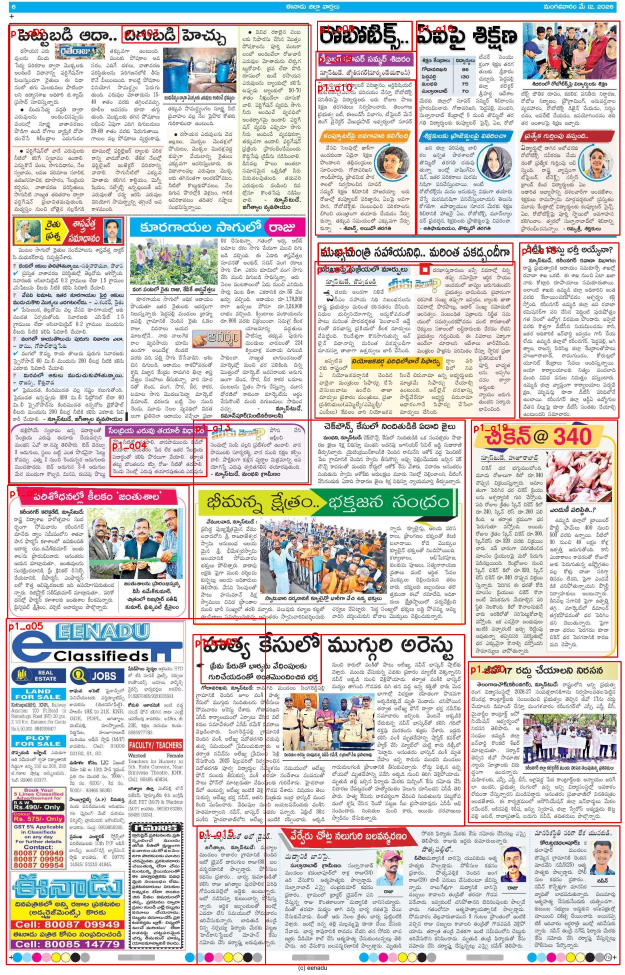
#> input picture gativani-extraction/samples/page_1_layout.jpg, 1250 x 1950 px (shown at 1/2 size)
$ python column_strips.py ../../samples/page_1_layout.jpg
#> lines starting #> are read from the running program, lines starting #| are printed output that depends on the picture; after the words box and inside, x2 and y2 are one past the last pixel; in counts of white or black regions, pixels touching at a corner belong together
#> in main, crop is the input picture: shape (1950, 1250, 3); mean B, G, R 205.5, 207.6, 213.1
#!/usr/bin/env python3
"""
column_strips.py — Option B: make layout the OCR's non-problem
==============================================================
Instead of asking Sarvam/Tesseract to understand a multi-column article,
cut the article into SINGLE-COLUMN strips and OCR them in reading order.
A single column is layout-trivial — any OCR reads it perfectly top-to-bottom.
Paragraph integrity at the seams is restored by reorder_sarvam.stitch rules.

Usage as a library:
    from column_strips import cut_strips, ocr_article_by_strips
    strips = cut_strips(article_crop)              # [(x0, img), ...] L->R
    paras  = ocr_article_by_strips(article_crop, ocr_fn)

ocr_fn signature: (numpy_image) -> str   (plug Sarvam, Tesseract, anything)

CLI demo (Tesseract):
    python column_strips.py article_crop.png
"""

from __future__ import annotations

import sys

import cv2
import numpy as np

from reorder_sarvam import ends_open, starts_open, join_lines, \
    BULLET_CHARS, DATELINE_RE

BULLET_CHARS = BULLET_CHARS + ("©", "*", "౦")


# ---------------------------------------------------------------------------
# Column detection inside ONE article crop
# ---------------------------------------------------------------------------

def _text_mask(crop: np.ndarray) -> np.ndarray:
    """Binarize to a text-ink mask, suppressing photos/solid graphics."""
    gray = cv2.cvtColor(crop, cv2.COLOR_BGR2GRAY) if crop.ndim == 3 else crop
    thr = cv2.adaptiveThreshold(gray, 255, cv2.ADAPTIVE_THRESH_MEAN_C,
                                cv2.THRESH_BINARY_INV, 25, 15)
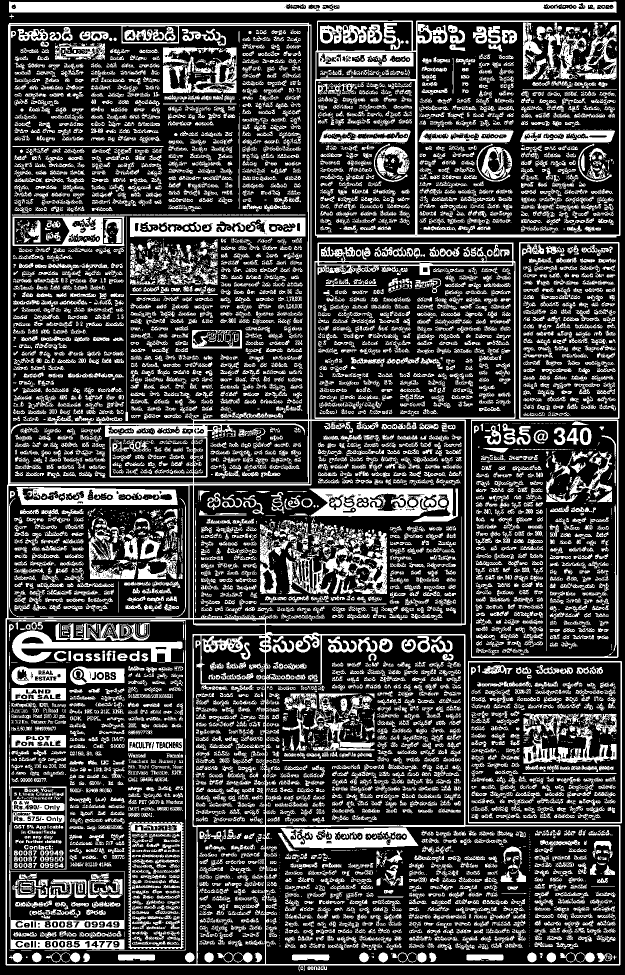
#> thr: shape (1950, 1250) (shown at 1/2 size); 27.4% white; 7885 white regions (2600 under 20 px), largest, box (x1, y1, x2, y2) and area: (11, 45, 1241, 1943) 52569, (18, 3, 1233, 26) 23993, (630, 41, 1241, 476) 12367
    # Photos/halftones form huge solid components — remove anything whose
    # bounding box is "fat" (both wide and tall) relative to text size.
    n, labels, stats, _ = cv2.connectedComponentsWithStats(thr, 8)
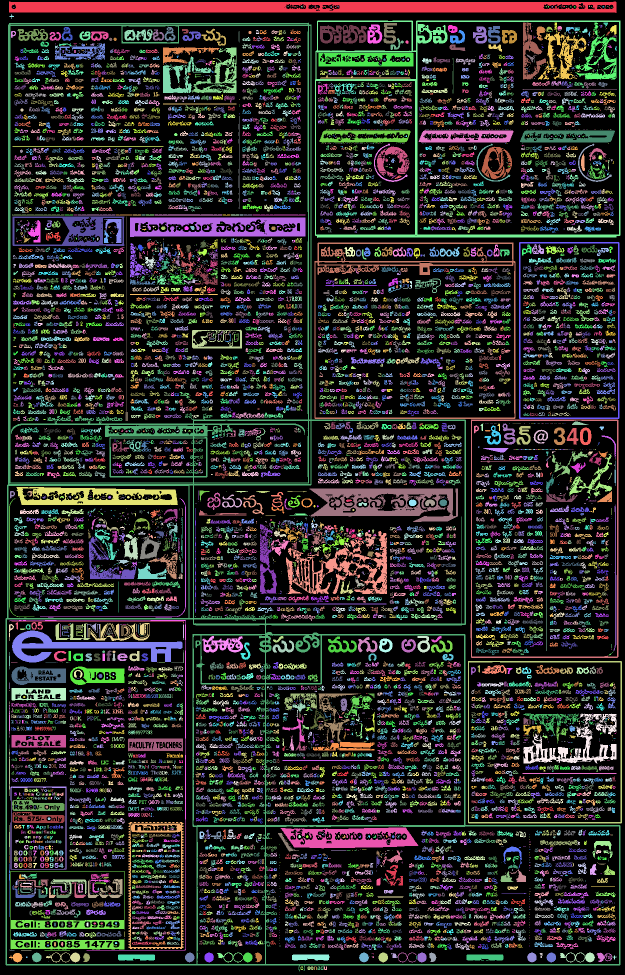
#> labels: shape (1950, 1250) int32 (shown at 1/2 size); 7886 distinct labels, from 0 to 7885; one colour per label, 0 black
#> n = 7886
    H, W = thr.shape
#> H = 1950; W = 1250
    for i in range(1, n):
        x, y, w, h, area = stats[i]
        if h > H * 0.12 and w > W * 0.12 and area > 0.4 * w * h:
            thr[labels == i] = 0
#> this loop made 7885 passes
#> (x, y, w, h, area) on passes 1, 29, 30: (18, 3, 1215, 23, 23993), (19, 28, 9, 9, 28), (630, 41, 611, 435, 12367)
    # Remove long ruling lines so gutters stay clean
    h_k = cv2.getStructuringElement(cv2.MORPH_RECT, (max(W // 8, 40), 1))
    v_k = cv2.getStructuringElement(cv2.MORPH_RECT, (1, max(H // 8, 40)))
#> v_k = 243 values from 1 to 1
    lines = cv2.add(cv2.morphologyEx(thr, cv2.MORPH_OPEN, h_k),
                    cv2.morphologyEx(thr, cv2.MORPH_OPEN, v_k))
#> lines: shape (1950, 1250); 5.2% white; 49 white regions, largest, box (x1, y1, x2, y2) and area: (11, 45, 1242, 1931) 42687, (19, 4, 1234, 25) 22715, (630, 41, 1242, 475) 10097
    return cv2.subtract(thr, lines)
#> returned value: shape (1950, 1250); 22.2% white; 8473 white regions (3022 under 20 px), largest, box (x1, y1, x2, y2) and area: (572, 1062, 774, 1188) 7840, (631, 977, 916, 1044) 6724, (1047, 1427, 1233, 1527) 5229


def find_column_bounds(crop: np.ndarray,
                       n_bands: int = 14,
                       min_gutter_frac: float = 0.008,
                       min_col_frac: float = 0.07) -> list[tuple[int, int]]:
    """Return [(x0, x1), ...] column intervals, left -> right.

    Band-median projection: split the article into n_bands horizontal bands,
    mark per-band x-coverage, take the MEDIAN across bands. A true gutter is
    empty in most bands; a photo or spanning headline pollutes only its own
    2-3 bands and cannot bridge the gutter in the median.
    """
    mask = _text_mask(crop)
    H, W = mask.shape
    bands = np.array_split(mask, n_bands, axis=0)
    pres = np.stack([(b.sum(axis=0) > 0).astype(np.float32) for b in bands])
    med = np.median(pres, axis=0)
    covered = med > 0.5

    min_gutter = max(int(W * min_gutter_frac), 4)
    bounds, x = [], 0
    while x < W:
        if covered[x]:
            x0 = x
            while x < W:
                if covered[x]:
                    x += 1
                else:                          # bridge dips narrower than a gutter
                    j = x
                    while j < W and not covered[j]:
                        j += 1
                    if j - x >= min_gutter:
                        break
                    x = j
            bounds.append((x0, x))
        else:
            x += 1
    bounds = [(a, b) for a, b in bounds if (b - a) > W * min_col_frac]
    return bounds if bounds else [(0, W)]


def _ink_runs(row_ink: np.ndarray) -> list[tuple[int, int]]:
    on = row_ink > row_ink.max() * 0.05 if row_ink.max() else row_ink > 0
    runs, i = [], 0
    while i < len(on):
        if on[i]:
            j = i
            while j < len(on) and on[j]:
                j += 1
            runs.append((i, j))
            i = j
        else:
            i += 1
    return runs


def split_display_headline(crop: np.ndarray):
    """Separate display-headline glyphs from the body.

    Returns (headline_img_or_None, body_img):
      - headline_img: tight crop around display glyphs (~2.2x median glyph
        height), regardless of where they sit — they need NOT span the page.
      - body_img: the crop with those glyph regions painted white, so strip
        cutting and strip OCR never see headline fragments.
    """
    mask = _text_mask(crop)
    H, W = mask.shape
#> H = 1950; W = 1250
    n, labels, stats, _ = cv2.connectedComponentsWithStats(mask, 8)
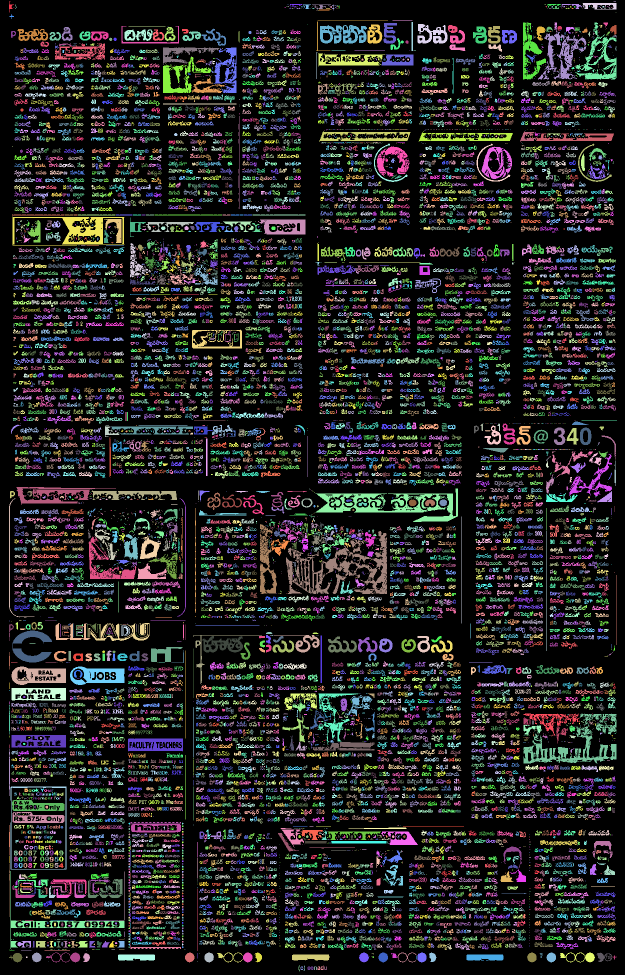
#> labels: shape (1950, 1250) int32 (shown at 1/2 size); 8474 distinct labels, from 0 to 8473; one colour per label, 0 black
#> n = 8474
    comps = [(i, x, y, w, h) for i, (x, y, w, h, a)
             in enumerate(stats[1:], start=1) if h > 6 and w > 3 and a > 20]
#> comps = 4815 items, first 6: (1, 18, 3, 10, 22), (4, 1165, 6, 68, 13), (7, 579, 8, 26, 7), (8, 607, 8, 15, 10), (9, 624, 9, 38, 9), (10, 664, 9, 5, 12)
    if len(comps) < 20:
        return None, crop
    med_h = sorted(c[4] for c in comps)[len(comps) // 2]
#> med_h = 9
    display = [c for c in comps if c[4] > med_h * 2.2 and c[4] < H * 0.2]
#> display = 240 items, first 6: (1, 18, 3, 10, 22), (71, 632, 41, 144, 61), (73, 823, 44, 4, 58), (74, 1046, 45, 46, 114), (76, 1149, 45, 84, 114), (78, 767, 46, 27, 41)
    if len(display) < 2:
        return None, crop

    body = crop.copy()
    white = 255 if body.ndim == 2 else (255, 255, 255)
#> white = (255, 255, 255)
    for _, x, y, w, h in display:
        cv2.rectangle(body, (x - 2, y - 2), (x + w + 2, y + h + 2), white, -1)
#> this loop made 240 passes
#> (x, y, w, h) on passes 1 to 3: (18, 3, 10, 22), (632, 41, 144, 61), (823, 44, 4, 58)
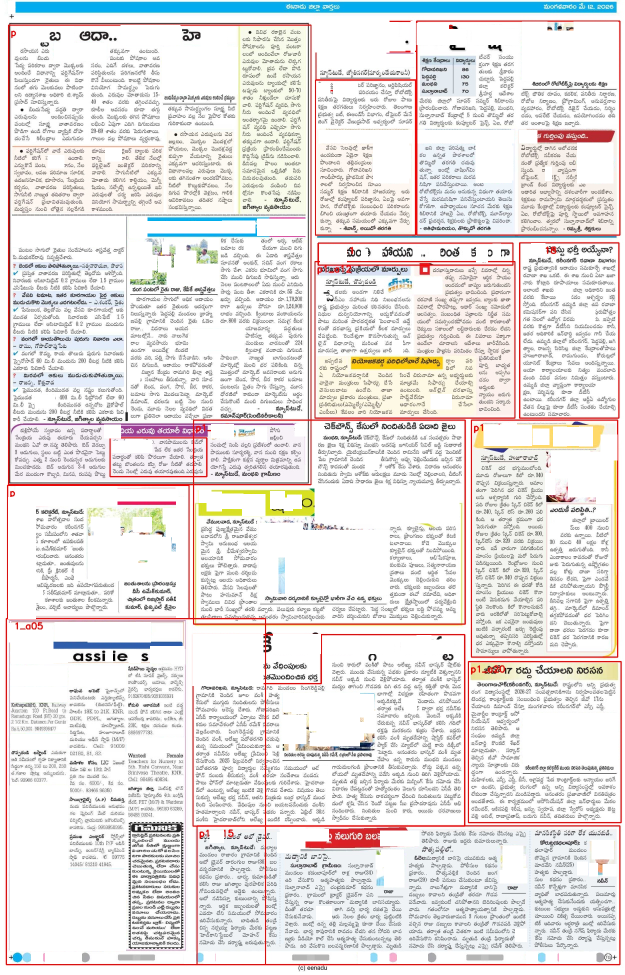
#> body: shape (1950, 1250, 3) (shown at 1/2 size); mean B, G, R 225.2, 226, 229.4

    x0 = max(min(c[1] for c in display) - 4, 0)
#> x0 = 14
    y0 = max(min(c[2] for c in display) - 4, 0)
#> y0 = 0
    x1 = min(max(c[1] + c[3] for c in display) + 4, W)
#> x1 = 1237
    y1 = min(max(c[2] + c[4] for c in display) + 4, H)
#> y1 = 1929
    return crop[y0:y1, x0:x1], body


def cut_strips(crop: np.ndarray, pad: int = 4) -> list[tuple[int, np.ndarray]]:
    """Cut the article into single-column strips, returned left -> right.
    Element with x-offset -1 is the display-headline crop when present."""
    headline, body = split_display_headline(crop)
    H, W = body.shape[:2]
#> H = 1950; W = 1250
    out = []
    if headline is not None:
        out.append((-1, headline))
    for x0, x1 in find_column_bounds(body):
#> in _text_mask (call 2), `thr = cv2.adaptiveThreshold(gray, 255, cv2.ADAPTIVE_THRESH_MEAN_C, cv2..`: thr: shape (1950, 1250); 19.6% white; 5819 white regions (1081 under 20 px), largest, box (x1, y1, x2, y2) and area: (11, 45, 1241, 1943) 52092, (31, 3, 1233, 26) 23779, (630, 41, 1241, 476) 9322
#> in _text_mask (call 2), `n, labels, stats, _ = cv2.connectedComponentsWithStats(thr, 8)`:
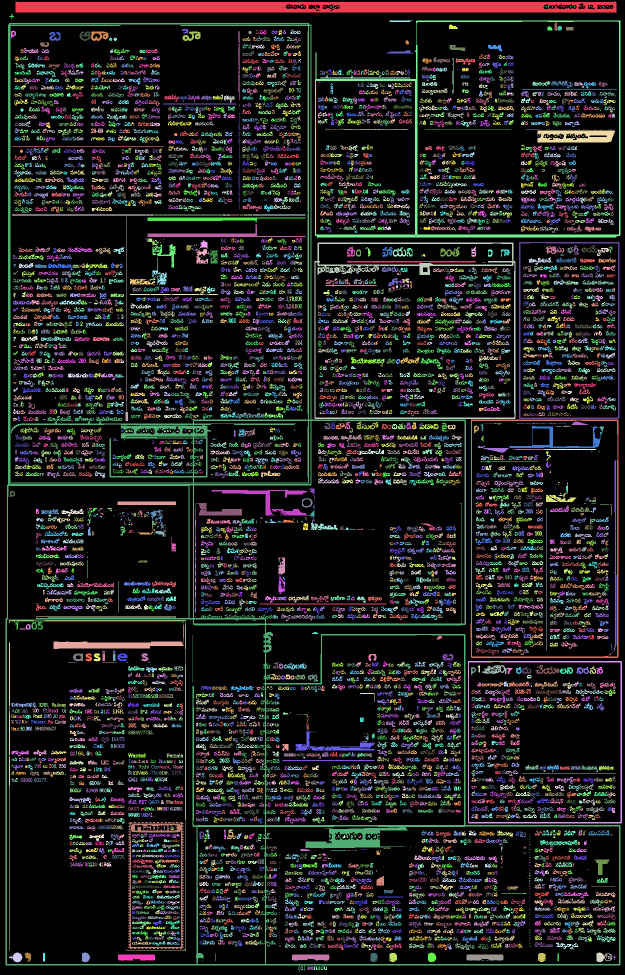
#> labels: shape (1950, 1250) int32 (shown at 1/2 size); 5820 distinct labels, from 0 to 5819; one colour per label, 0 black
#> in _text_mask (call 2), `n, labels, stats, _ = cv2.connectedComponentsWithStats(thr, 8)`: n = 5820
#> in _text_mask (call 2), `H, W = thr.shape`: H = 1950; W = 1250
#> in _text_mask (call 2), `lines = cv2.add(cv2.morphologyEx(thr, cv2.MORPH_OPEN, h_k), cv2.morpho..`:
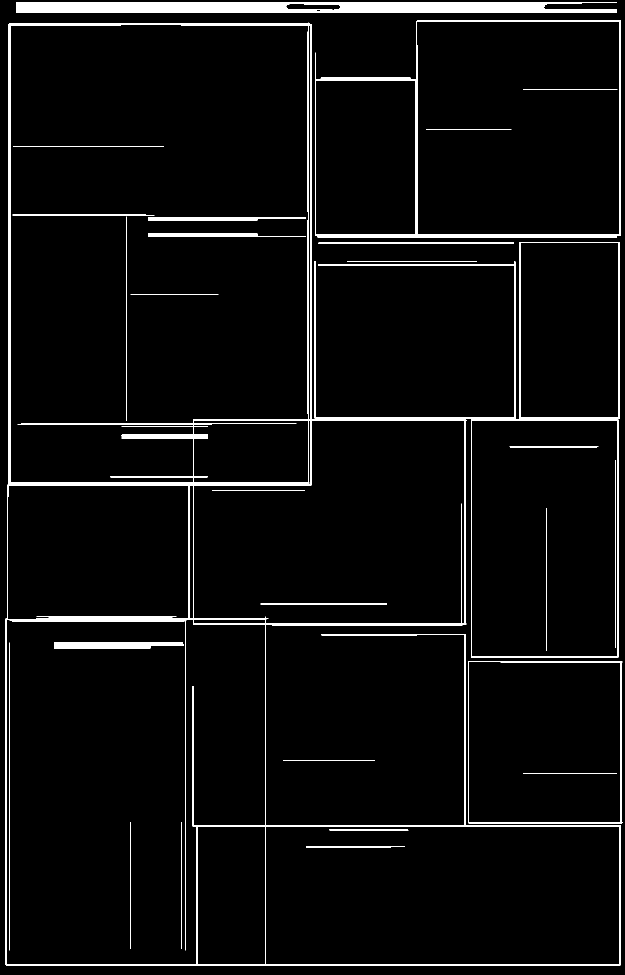
#> lines: shape (1950, 1250) (shown at 1/2 size); 4.3% white; 35 white regions, largest, box (x1, y1, x2, y2) and area: (11, 45, 1242, 1931) 40618, (32, 4, 1234, 25) 22560, (630, 41, 1242, 475) 9214
#> in find_column_bounds, `H, W = mask.shape`: H = 1950; W = 1250
#> in find_column_bounds, `bands = np.array_split(mask, n_bands, axis=0)`: bands = 14 items
#> in find_column_bounds, `min_gutter = max(int(W * min_gutter_frac), 4)`: min_gutter = 10
#> in find_column_bounds, `bounds, x = [], 0`: x = 0
#> in find_column_bounds, `bounds = [(a, b) for a, b in bounds if (b - a) > W * min_col_frac]`: bounds = [(24, 371), (384, 1231)]
        a, b = max(x0 - pad, 0), min(x1 + pad, W)
        out.append((a, body[:, a:b]))
#> this loop made 2 passes
#> after the loop, out = 3 items
    return out


def stitch_column_texts(col_texts: list[str]) -> list[str]:
    """Merge per-column OCR outputs into complete paragraphs.
    Within a column, blank lines mark paragraph gaps. At each column seam,
    join only if the previous paragraph is linguistically open."""
    paras: list[str] = []
    for ci, text in enumerate(col_texts):
        first_in_col = True
        for rawline in text.splitlines():
            t = rawline.strip()
            if not t:
                first_in_col = False if first_in_col else first_in_col
                continue
            seam = first_in_col and ci > 0
            # Simple flow: same paragraph unless an explicit starter appears
            if not paras or t.startswith(BULLET_CHARS) or DATELINE_RE.match(t):
                paras.append(t)
            elif seam and not ends_open(paras[-1]) and not starts_open(t):
                paras.append(t)            # clean sentence boundary at seam
            else:
                paras[-1] = join_lines(paras[-1], t)
            first_in_col = False
    return paras


def ocr_article_by_strips(crop: np.ndarray, ocr_fn) -> list[str]:
    """Full Option-B path: cut -> OCR each strip in order -> stitch seams."""
    strips = cut_strips(crop)
    head = [t for x, img in strips if x == -1
            for t in [" ".join(ocr_fn(img).split())] if t]
    texts = [ocr_fn(img) for x, img in strips if x >= 0]
    return head + stitch_column_texts(texts)


# ---------------------------------------------------------------------------
# CLI demo with Tesseract
# ---------------------------------------------------------------------------

def _tesseract(img: np.ndarray) -> str:
    import pytesseract
    return pytesseract.image_to_string(img, lang="tel+eng", config="--psm 4")


def main():
    if len(sys.argv) < 2:
        print(__doc__)
        sys.exit(1)
    crop = cv2.imread(sys.argv[1])
    if crop is None:
        sys.exit(f"Cannot read {sys.argv[1]}")
    strips = cut_strips(crop)
#> strips = 3 items
    print(f"columns detected: {len(strips)} "
          f"(x-offsets: {[x for x, _ in strips]})")
#| columns detected: 3 (x-offsets: [-1, 20, 380])
    paras = ocr_article_by_strips(crop, _tesseract)
#> the loop in split_display_headline (call 2), `for _, x, y, w, h in display:` made 240 passes
#> in find_column_bounds (call 2), `mask = _text_mask(crop)`:
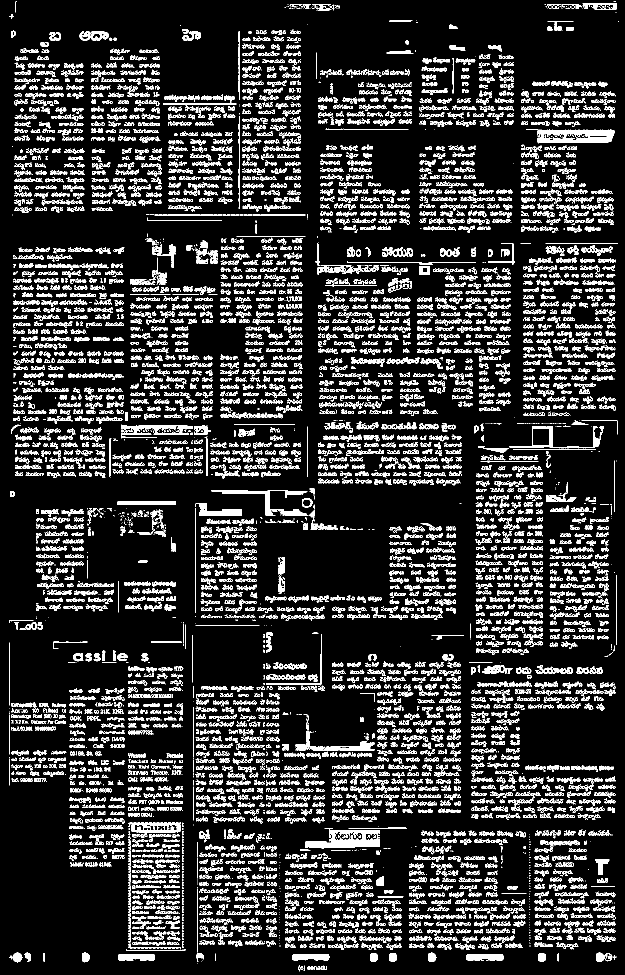
#> mask: shape (1950, 1250) (shown at 1/2 size); 15.3% white in thin lines or dots
#> in find_column_bounds (call 2), `H, W = mask.shape`: H = 1950; W = 1250
#> in find_column_bounds (call 2), `bands = np.array_split(mask, n_bands, axis=0)`: bands = 14 items
#> in find_column_bounds (call 2), `min_gutter = max(int(W * min_gutter_frac), 4)`: min_gutter = 10
#> in find_column_bounds (call 2), `bounds, x = [], 0`: x = 0
#> in find_column_bounds (call 2), `bounds = [(a, b) for a, b in bounds if (b - a) > W * min_col_frac]`: bounds = [(24, 371), (384, 1231)]
#> the loop in cut_strips (call 2), `for x0, x1 in find_column_bounds(body):` made 2 passes
#> in ocr_article_by_strips, `strips = cut_strips(crop)`: strips = 3 items
    print(f"\nparagraphs: {len(paras)}\n" + "=" * 60)
    for i, p in enumerate(paras, 1):
        print(f"\n[{i}] {p}")


if __name__ == "__main__":
    main()
#> (the call stopped at in _tesseract, `return pytesseract.image_to_string(img, lang="tel+eng", config="--psm ..`: pytesseract is not available in this run)
